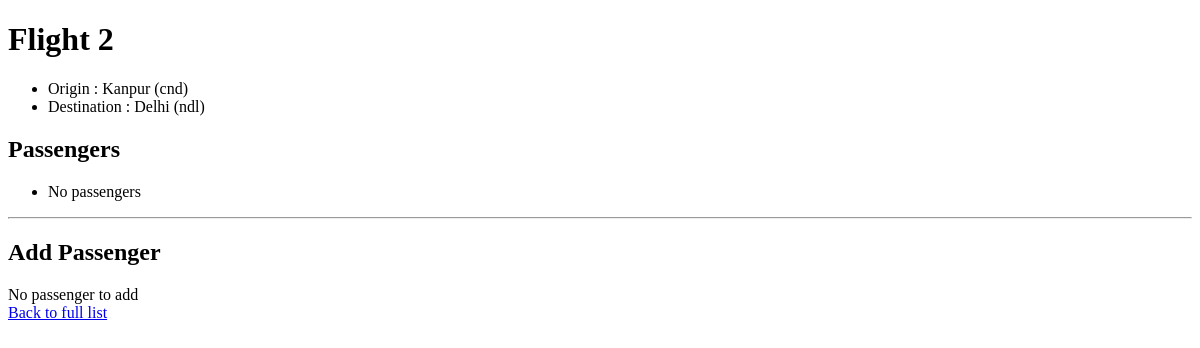
The page /2 on the database as committed earlier.
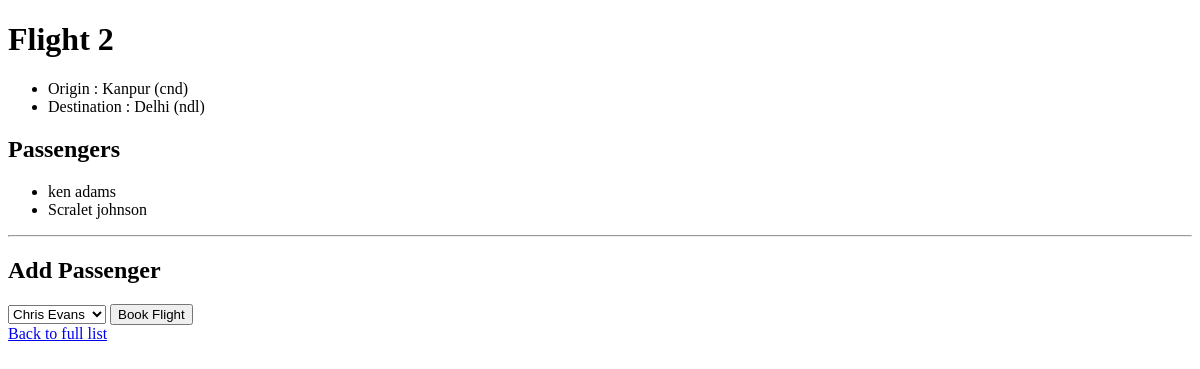
The same page on the database as committed later.
### flights/models.py (models this page shows, shortened)
class Flight(models.Model):
	origin = models.ForeignKey(Airport, on_delete=models.CASCADE, related_name="departure")
	destination = models.ForeignKey(Airport, on_delete=models.CASCADE, related_name="arrival")
	duration = models.IntegerField()

class Airport(models.Model):
	code = models.CharField(max_length=3)
	city = models.CharField(max_length=64)
	def __str__(self):
		return f"{self.city} ({self.code})"

class Passenger(models.Model):
	first = models.CharField(max_length=64)
	last = models.CharField(max_length=64)
	flights = models.ManyToManyField(Flight, blank=True, related_name="Passenger")
	def __str__(self):
		return f"{self.first} {self.last}"

### flights/views.py (the view)
# urls.py: path("<int:flight_id>", views.flight, name='flight'),
def flight(request, flight_id):
	try:
		flight = Flight.objects.get(pk = flight_id)
	except Flight.DoesNotExist:
		raise Http404("Flight does not exist.")
	context = {
		"flight" : flight,
		"passengers" : flight.Passenger.all(),
		"non_passengers" : Passenger.objects.exclude(flights=flight).all()
	}
	return render(request, "flights/flight.html", context)

### flights/templates/flights/flight.html (shortened to what this page needs)
{% extends "flights/base.html" %}
{% block content %}
	<h1>Flight {{ flight.id }}</h1>
	<ul>
		<li>Origin : {{ flight.origin }}</li>
		<li>Destination : {{ flight.destination }}</li>
	</ul>
	<h2>Passengers</h2>
	<ul>
		{% for passenger in passengers %}
			<li>{{ passenger }}</li>
		{% empty %}
			<li>No passengers</li>
		{% endfor %}
	</ul>
	<hr>
	<h2>Add Passenger</h2>
	{% if non_passengers %}
		<form action="{% url 'book' flight.id %}" method="post">
			<select name="passenger">
				{% for non_passenger in non_passengers %}
				<option value="{{ non_passenger.id }}">{{ non_passenger }}</option>
				{% endfor %}
			</select>
			<input type="submit" value="Book Flight">
		</form>
	{% else %}
		<div>
			No passenger to add
		</div>
	{% endif %}
	<a href="{% url 'index' %}">Back to full list</a>
{% endblock %}

### flights/templates/flights/base.html (shortened to what this page needs)
<!DOCTYPE html>
<html lang="en" dir="ltr">
	<head>
	</head>
	<body>
		{% block content %}
		{% endblock %}
	</body>
</html>

Rows that differ between the two databases and show on the page:
added Passenger: first+last "ken adams"
added Passenger: first+last "Scralet johnson"
Other text that changed with them:
form field passenger: (not shown) → "Chris Evans"
form field value: (not shown) → "Book Flight"
text no longer shown: "No passengers No passenger to add"
